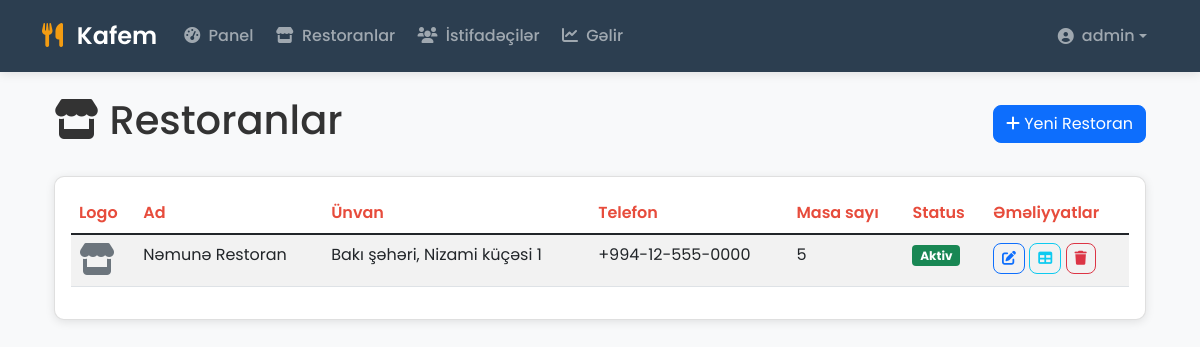
/admin/restaurants (signed in), run on the app's committed database.
### app/models.py (models this page shows, shortened)
class User(UserMixin, db.Model):
    id = db.Column(db.Integer, primary_key=True)
    username = db.Column(db.String(80), unique=True, nullable=False)
    email = db.Column(db.String(120), unique=True, nullable=False)
    password_hash = db.Column(db.String(255), nullable=False)
    role = db.Column(db.String(20), nullable=False)  # admin, restoran_sahibi, ofisiant
    restaurant_id = db.Column(db.Integer, db.ForeignKey('restaurant.id'), nullable=True)
    created_at = db.Column(db.DateTime, default=datetime.utcnow)
    is_active = db.Column(db.Boolean, default=True)
    restaurant = db.relationship('Restaurant', backref='users')

class Restaurant(db.Model):
    id = db.Column(db.Integer, primary_key=True)
    name = db.Column(db.String(100), nullable=False)
    logo = db.Column(db.String(255), nullable=True)
    address = db.Column(db.Text, nullable=True)
    phone = db.Column(db.String(20), nullable=True)
    table_count = db.Column(db.Integer, default=10)
    created_at = db.Column(db.DateTime, default=datetime.utcnow)
    is_active = db.Column(db.Boolean, default=True)
    tables = db.relationship('Table', backref='restaurant', cascade='all, delete-orphan')
    menu_items = db.relationship('MenuItem', backref='restaurant', cascade='all, delete-orphan')
    orders = db.relationship('Order', backref='restaurant')

### app/routes/admin.py (the view)
@admin_bp.route('/restaurants')
@login_required
@role_required('admin')
def restaurants():
    restaurants = Restaurant.query.all()
    return render_template('admin/restaurants.html', restaurants=restaurants)

### app/templates/admin/restaurants.html (shortened to what this page needs)
{% extends "base.html" %}
{% block content %}
<div class="container-fluid">
    <div class="d-flex justify-content-between align-items-center mb-4">
        <h1><i class="fas fa-store"></i> Restoranlar</h1>
        <a href="{{ url_for('admin.create_restaurant') }}" class="btn btn-primary">
            <i class="fas fa-plus"></i> Yeni Restoran
        </a>
    </div>
    <div class="row">
        <div class="col-12">
            <div class="card">
                <div class="card-body">
                    <div class="table-responsive">
                        <table class="table table-striped">
                            <thead>
                                <tr>
                                    <th>Logo</th>
                                    <th>Ad</th>
                                    <th>Ünvan</th>
                                    <th>Telefon</th>
                                    <th>Masa sayı</th>
                                    <th>Status</th>
                                    <th>Əməliyyatlar</th>
                                </tr>
                            </thead>
                            <tbody>
                                {% for restaurant in restaurants %}
                                <tr>
                                    <td>
                                        {% if restaurant.logo %}
                                        <img src="{{ url_for('static', filename=restaurant.logo) }}" alt="{{ restaurant.name }}" class="rounded" style="width: 40px; height: 40px; object-fit: cover;">
                                        {% else %}
                                        <i class="fas fa-store fa-2x text-muted"></i>
                                        {% endif %}
                                    </td>
                                    <td>{{ restaurant.name }}</td>
                                    <td>{{ restaurant.address or '-' }}</td>
                                    <td>{{ restaurant.phone or '-' }}</td>
                                    <td>{{ restaurant.table_count }}</td>
                                    <td>
                                        {% if restaurant.is_active %}
                                        <span class="badge bg-success">Aktiv</span>
                                        {% else %}
                                        <span class="badge bg-secondary">Deaktiv</span>
                                        {% endif %}
                                    </td>
                                    <td>
                                        <a href="{{ url_for('admin.edit_restaurant', restaurant_id=restaurant.id) }}"
                                        class="btn btn-sm btn-outline-primary"
                                        title="Düzəliş">
                                            <i class="fas fa-edit"></i>
                                        </a>
                                        <a href="{{ url_for('admin.tables', restaurant_id=restaurant.id) }}"
                                        class="btn btn-sm btn-outline-info"
                                        title="Masalar">
                                            <i class="fas fa-table"></i>
                                        </a>
                                        <form action="{{ url_for('admin.delete_restaurant', restaurant_id=restaurant.id) }}"
                                            method="POST"
                                            class="d-inline"
                                            onsubmit="return confirm('Restoranı və bütün masalarını silmək istədiyinizə əminsiniz?');">
                                            <button type="submit"
                                                    class="btn btn-sm btn-outline-danger"
                                                    title="Sil">
                                                <i class="fas fa-trash"></i>
                                            </button>
                                        </form>
                                    </td>
                                </tr>
                                {% endfor %}
                            </tbody>
                        </table>
                    </div>
                </div>
            </div>
        </div>
    </div>
</div>
{% endblock %}

### app/templates/base.html (shortened to what this page needs)
<!DOCTYPE html>
<html lang="az">
<head>
    <link href="https://cdn.jsdelivr.net/npm/bootstrap@5.1.3/dist/css/bootstrap.min.css" rel="stylesheet">
    <link href="https://cdnjs.cloudflare.com/ajax/libs/font-awesome/6.0.0/css/all.min.css" rel="stylesheet">
    <link href="{{ url_for('static', filename='css/style.css') }}" rel="stylesheet">
</head>
<body>
    {% if current_user.is_authenticated %}
    <nav class="navbar navbar-expand-lg navbar-dark sticky-top">
        <div class="container">
            <a class="navbar-brand" href="#">
                <i class="fas fa-utensils"></i> Kafem
            </a>
            <div class="collapse navbar-collapse" id="navbarNav">
                <ul class="navbar-nav me-auto">
                    {% if current_user.role == 'admin' %}
                    <li class="nav-item">
                        <a class="nav-link" href="{{ url_for('admin.dashboard') }}">
                            <i class="fas fa-tachometer-alt me-1"></i> Panel
                        </a>
                    </li>
                    <li class="nav-item">
                        <a class="nav-link" href="{{ url_for('admin.restaurants') }}">
                            <i class="fas fa-store me-1"></i> Restoranlar
                        </a>
                    </li>
                    <li class="nav-item">
                        <a class="nav-link" href="{{ url_for('admin.users') }}">
                            <i class="fas fa-users me-1"></i> İstifadəçilər
                        </a>
                    </li>
                    <li class="nav-item">
                        <a class="nav-link" href="{{ url_for('admin.revenue') }}">
                            <i class="fas fa-chart-line me-1"></i> Gəlir
                        </a>
                    </li>
                    {% endif %}
                </ul>
                <ul class="navbar-nav">
                    <li class="nav-item dropdown">
                        <a class="nav-link dropdown-toggle d-flex align-items-center" href="#" id="navbarDropdown" role="button" data-bs-toggle="dropdown">
                            <i class="fas fa-user-circle me-2"></i> {{ current_user.username }}
                        </a>
                    </li>
                </ul>
            </div>
        </div>
    </nav>
    {% endif %}
    <main class="container py-4">
        {% block content %}{% endblock %}
    </main>
</body>
</html>

### app/static/css/style.css (style rules this page uses)
:root { --primary-color: #0d6efd; --secondary-color: #6c757d; --success-color: #198754; --danger-color: #dc3545; --warning-color: #ffc107; --info-color: #0dcaf0; }
body { font-family: 'Segoe UI', Tahoma, Geneva, Verdana, sans-serif; }
.navbar-brand { font-weight: bold; }
.card { border-radius: 10px; box-shadow: 0 2px 10px rgba(0,0,0,0.1); }
.btn { border-radius: 8px; }
.table th { border-top: none; font-weight: 600; color: var(--secondary-color); }
.badge { font-size: 0.75em; }

### app/templates/base.html (style rules this page uses)
:root { --primary-color: #2c3e50; --secondary-color: #e74c3c; --accent-color: #f39c12; --light-color: #ecf0f1; }
body { font-family: 'Poppins', sans-serif; background-color: #f8f9fa; color: #333; }
.navbar { background-color: var(--primary-color) !important; box-shadow: 0 2px 10px rgba(0,0,0,0.1); padding: 0.8rem 0; }
.navbar-brand { font-weight: 600; font-size: 1.5rem; transition: all 0.3s ease; }
.navbar-brand i { color: var(--accent-color); margin-right: 8px; }
.nav-link { font-weight: 500; padding: 0.5rem 1rem; margin: 0 0.2rem; border-radius: 4px; transition: all 0.3s ease; }
main { min-height: calc(100vh - 120px); }

### data on the page
User: username "admin"
Restaurant: name "Nəmunə Restoran", address "Bakı şəhəri, Nizami küçəsi 1", phone "+994-12-555-0000", table_count "5", is_active "Aktiv"
